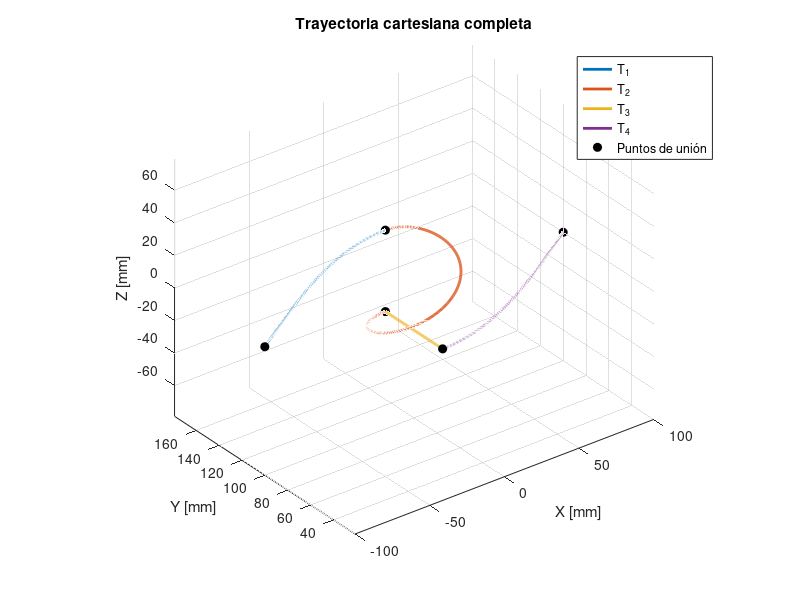
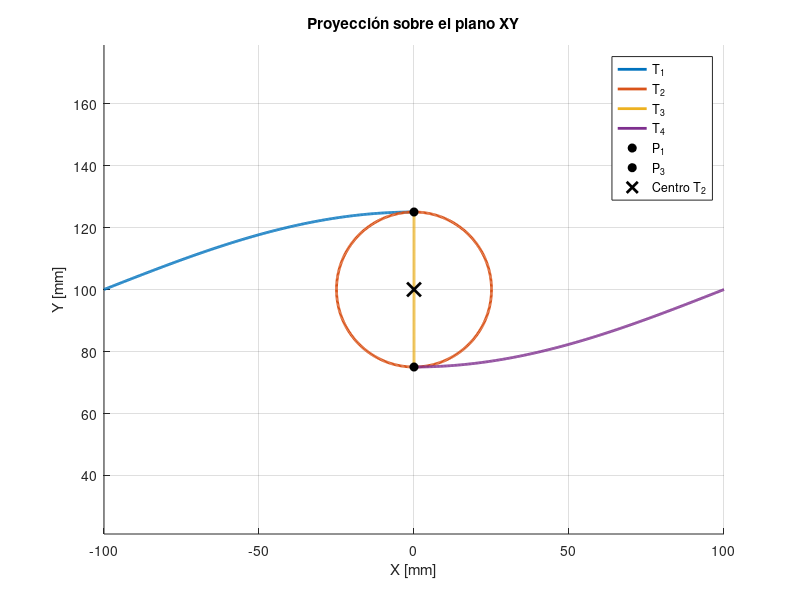
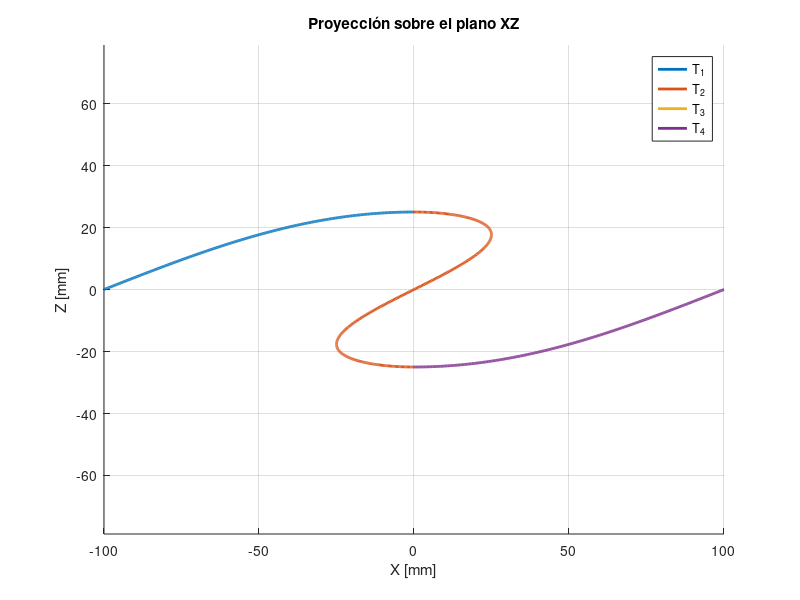
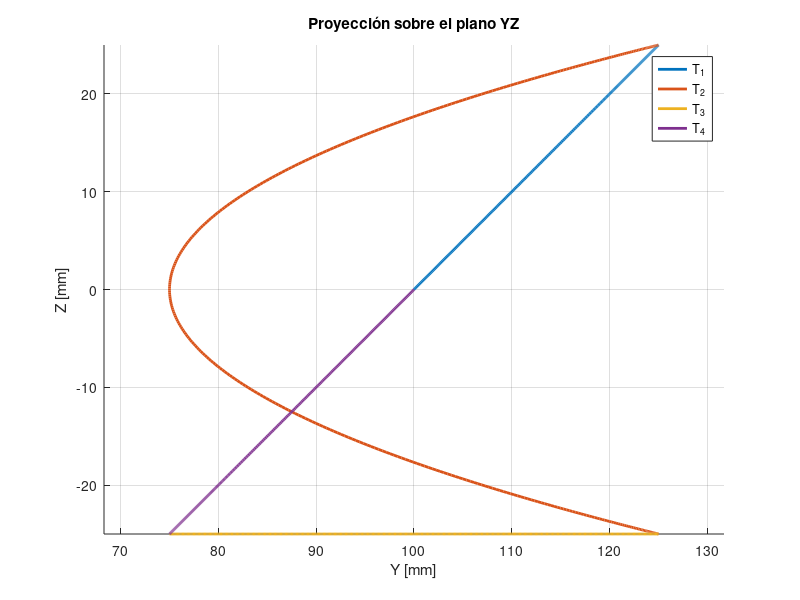

MATLAB code to generate these figures, in order:
function [x, y, z, trayectorias] = TrayectoriaCartesiana(P0, graficar)

%% Trayectoria cartesiana por 4 tramos

%% ============================================================
% PARÁMETROS
% =============================================================

L = 100;      % Longitud recorrida por T1 y T4 [mm]
R = 25;       % Radio / amplitud [mm]
H = 2*R;      % Descenso total de T2 [mm]

N = 400;       % Cantidad de puntos por tramo

% Punto inicial de toda la trayectoria
if nargin < 1 || isempty(P0)
    P0 = [-L, 4*R, 0];
end

% Control de graficación
if nargin < 2 || isempty(graficar)
    graficar = true;
end


%% ============================================================
% T1
%
% Avance L en X.
% Cuarto de onda sinusoidal en Y y Z.
%
% P0 = [-L, 0, 0]
% P1 = [ 0, R, R]
% =============================================================

theta1 = linspace(0, pi/2, N);

xT1 = P0(1) + (2*L/pi)*theta1;
yT1 = P0(2) + R*sin(theta1);
zT1 = P0(3) + R*sin(theta1);

P1 = [xT1(end), yT1(end), zT1(end)];


%% ============================================================
% T2
%
% Circunferencia completa en XY.
%
% P1 es el punto superior.
% La circunferencia está ubicada "hacia abajo".
%
% Centro XY:
% C2 = [P1_x, P1_y - R]
%
% T2 sale tangente a T1 en dirección +X.
%
% Simultáneamente desciende H en Z.
% =============================================================

theta2 = linspace(0, 2*pi, N);

xT2 = P1(1) + R*sin(theta2);

yT2 = P1(2) ...
    - R ...
    + R*cos(theta2);

zT2 = P1(3) ...
    - (H/2)*(1 - cos(theta2/2));

P2 = [xT2(end), yT2(end), zT2(end)];


%% ============================================================
% T3
%
% Desplazamiento recto de -2R en Y.
%
% Su punto final coincide, proyectado en XY,
% con el punto inferior de la circunferencia T2.
% =============================================================

s3 = linspace(0, 1, N);

xT3 = P2(1)*ones(size(s3));

yT3 = P2(2) ...
    - 2*R*s3;

zT3 = P2(3)*ones(size(s3));

P3 = [xT3(end), yT3(end), zT3(end)];


%% ============================================================
% T4
%
% Avance L en X.
%
% Incremento R en Y y Z con concavidad opuesta a T1.
% =============================================================

theta4 = linspace(0, pi/2, N);

xT4 = P3(1) ...
    + (2*L/pi)*theta4;

yT4 = P3(2) ...
    + R*(1 - cos(theta4));

zT4 = P3(3) ...
    + R*(1 - cos(theta4));

P4 = [xT4(end), yT4(end), zT4(end)];


%% ============================================================
% CONCATENACIÓN
% =============================================================

x = [ ...
    xT1, ...
    xT2(2:end), ...
    xT3(2:end), ...
    xT4(2:end) ...
];

y = [ ...
    yT1, ...
    yT2(2:end), ...
    yT3(2:end), ...
    yT4(2:end) ...
];

z = [ ...
    zT1, ...
    zT2(2:end), ...
    zT3(2:end), ...
    zT4(2:end) ...
];


% Estructura con cada tramo de la trayectoria
trayectorias = struct();
trayectorias.T1 = struct('x', xT1, 'y', yT1, 'z', zT1);
trayectorias.T2 = struct('x', xT2, 'y', yT2, 'z', zT2);
trayectorias.T3 = struct('x', xT3, 'y', yT3, 'z', zT3);
trayectorias.T4 = struct('x', xT4, 'y', yT4, 'z', zT4);

if graficar

%% ============================================================
% GRÁFICO 3D
% =============================================================

figure;
hold on;
grid on;
axis equal;

plot3(xT1, yT1, zT1, 'LineWidth',2);
plot3(xT2, yT2, zT2, 'LineWidth',2);
plot3(xT3, yT3, zT3, 'LineWidth',2);
plot3(xT4, yT4, zT4, 'LineWidth',2);

% Puntos característicos
P = [
    P0;
    P1;
    P2;
    P3;
    P4
];

plot3( ...
    P(:,1), ...
    P(:,2), ...
    P(:,3), ...
    'ko', ...
    'MarkerFaceColor','k', ...
    'MarkerSize',6 ...
);

xlabel('X [mm]');
ylabel('Y [mm]');
zlabel('Z [mm]');

title('Trayectoria cartesiana completa');

legend( ...
    'T_1', ...
    'T_2', ...
    'T_3', ...
    'T_4', ...
    'Puntos de unión', ...
    'Location','best' ...
);

view(3);


%% ============================================================
% PROYECCIÓN XY
% =============================================================

figure;
hold on;
grid on;
axis equal;

plot(xT1, yT1, 'LineWidth',2);
plot(xT2, yT2, 'LineWidth',2);
plot(xT3, yT3, 'LineWidth',2);
plot(xT4, yT4, 'LineWidth',2);

plot(P1(1), P1(2), ...
    'ko', 'MarkerFaceColor','k');

plot(P3(1), P3(2), ...
    'ko', 'MarkerFaceColor','k');

% Centro de la circunferencia
C2 = [
    P1(1), ...
    P1(2) - R
];

plot(C2(1), C2(2), ...
    'kx', ...
    'LineWidth',2, ...
    'MarkerSize',10);

xlabel('X [mm]');
ylabel('Y [mm]');

title('Proyección sobre el plano XY');

legend( ...
    'T_1', ...
    'T_2', ...
    'T_3', ...
    'T_4', ...
    'P_1', ...
    'P_3', ...
    'Centro T_2', ...
    'Location','best' ...
);


%% ============================================================
% PROYECCIÓN XZ
% =============================================================

figure;
hold on;
grid on;
axis equal;

plot(xT1, zT1, 'LineWidth',2);
plot(xT2, zT2, 'LineWidth',2);
plot(xT3, zT3, 'LineWidth',2);
plot(xT4, zT4, 'LineWidth',2);

xlabel('X [mm]');
ylabel('Z [mm]');

title('Proyección sobre el plano XZ');

legend('T_1','T_2','T_3','T_4');


%% ============================================================
% PROYECCIÓN YZ
% =============================================================

figure;
hold on;
grid on;
axis equal;

plot(yT1, zT1, 'LineWidth',2);
plot(yT2, zT2, 'LineWidth',2);
plot(yT3, zT3, 'LineWidth',2);
plot(yT4, zT4, 'LineWidth',2);

xlabel('Y [mm]');
ylabel('Z [mm]');

title('Proyección sobre el plano YZ');

legend('T_1','T_2','T_3','T_4');


%% ============================================================
% INFORMACIÓN GEOMÉTRICA
% =============================================================

fprintf('\n================ PUNTOS ================\n');

fprintf('P0 = [% .3f, % .3f, % .3f]\n', P0);
fprintf('P1 = [% .3f, % .3f, % .3f]\n', P1);
fprintf('P2 = [% .3f, % .3f, % .3f]\n', P2);
fprintf('P3 = [% .3f, % .3f, % .3f]\n', P3);
fprintf('P4 = [% .3f, % .3f, % .3f]\n', P4);


%% ============================================================
% DESPLAZAMIENTO TOTAL
% =============================================================

DeltaP = P4 - P0;

fprintf('\n========== DESPLAZAMIENTO TOTAL ==========\n');

fprintf( ...
    'DeltaP = [% .3f, % .3f, % .3f]\n', ...
    DeltaP ...
);


%% ============================================================
% COMPROBACIÓN DE POSICIÓN FINAL
% =============================================================

Pfinal_deseado = [L, 0, 0];

error_final = P4 - Pfinal_deseado;

fprintf('\n========== POSICIÓN FINAL ==========\n');

fprintf( ...
    'P4 deseado = [% .3f, % .3f, % .3f]\n', ...
    Pfinal_deseado ...
);

fprintf( ...
    'Error final = [% .3e, % .3e, % .3e]\n', ...
    error_final ...
);


%% ============================================================
% COMPROBACIÓN DE TANGENCIA T1 -> T2
% =============================================================

dT1_final = [
    2*L/pi;
    0;
    0
];

dT2_initial = [
    R;
    0;
    0
];

fprintf('\n========== TANGENCIA T1 -> T2 ==========\n');

fprintf('Tangente final de T1:\n');
disp(dT1_final.');

fprintf('Tangente inicial de T2:\n');
disp(dT2_initial.');


%% ============================================================
% PUNTOS ESPECIALES DE LA CIRCUNFERENCIA
% =============================================================

P_sup = [
    xT2(1), ...
    yT2(1)
];

[~, idx_inf] = min(abs(theta2 - pi));

P_inf = [
    xT2(idx_inf), ...
    yT2(idx_inf)
];

fprintf('\n====== CIRCUNFERENCIA T2 EN XY ======\n');

fprintf( ...
    'Centro = [% .3f, % .3f]\n', ...
    C2 ...
);

fprintf( ...
    'Punto superior = [% .3f, % .3f]\n', ...
    P_sup ...
);

fprintf( ...
    'Punto inferior = [% .3f, % .3f]\n', ...
    P_inf ...
);

fprintf( ...
    'P3 proyectado = [% .3f, % .3f]\n', ...
    P3(1), P3(2) ...
);

end

end
